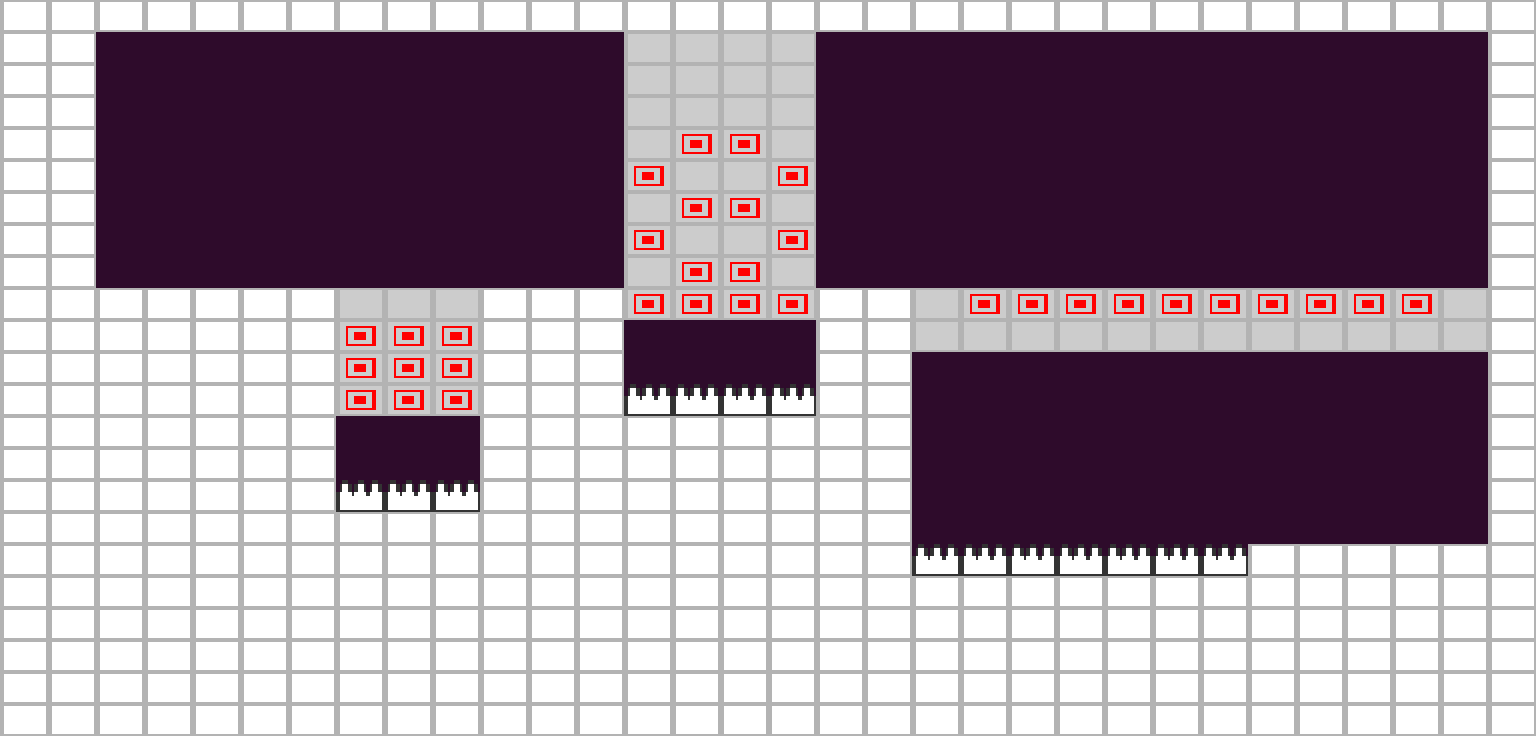

The image is a tile-based game level rendered from a .tmx file. Its description and complete source (layers, tilesets, objects, tile grids) follow:
An orthogonal 32x23 tile map with 48x32 px tiles, 3 tile layers (background, ladders, platforms) and 6 objects (3x EndLevel, CheckPoint, LevelStartCamera, Collectible).

<map version="1.0" orientation="orthogonal" width="32" height="23" tilewidth="48" tileheight="32" backgroundcolor="#2e0b2b">
 <properties>
  <property name="LevelType" value="NoMachine" />
  <property name="Lighting" value="Dusk" />
  <property name="Title" value="Measure Twice" />
 </properties>
 <tileset firstgid="1" name="level_tiles" tilewidth="48" tileheight="32">
  <image source="level_tiles.png" width="192" height="128" />
 </tileset>
 <layer name="background" width="32" height="23">
  <data encoding="csv">
0,0,0,0,0,0,0,0,0,0,0,0,0,0,0,0,0,0,0,0,0,0,0,0,0,0,0,0,0,0,0,0,
0,0,0,0,0,0,0,0,0,0,0,0,0,0,0,0,0,0,0,0,0,0,0,0,0,0,0,0,0,0,0,0,
0,0,0,0,0,0,0,0,0,0,0,0,0,0,0,0,0,0,0,0,0,0,0,0,0,0,0,0,0,0,0,0,
0,0,0,0,0,0,0,0,0,0,0,0,0,0,0,0,0,0,0,0,0,0,0,0,0,0,0,0,0,0,0,0,
0,0,0,0,0,0,0,0,0,0,0,0,0,0,0,0,0,0,0,0,0,0,0,0,0,0,0,0,0,0,0,0,
0,0,0,0,0,0,0,0,0,0,0,0,0,0,0,0,0,0,0,0,0,0,0,0,0,0,0,0,0,0,0,0,
0,0,0,0,0,0,0,0,0,0,0,0,0,0,0,0,0,0,0,0,0,0,0,0,0,0,0,0,0,0,0,0,
0,0,0,0,0,0,0,0,0,0,0,0,0,0,0,0,0,0,0,0,0,0,0,0,0,0,0,0,0,0,0,0,
0,0,0,0,0,0,0,0,0,0,0,0,0,0,0,0,0,0,0,0,0,0,0,0,0,0,0,0,0,0,0,0,
0,0,0,0,0,0,0,0,0,0,0,0,0,0,0,0,0,0,0,0,0,0,0,0,0,0,0,0,0,0,0,0,
0,0,0,0,0,0,0,0,0,0,0,0,0,0,0,0,0,0,0,0,0,0,0,0,0,0,0,0,0,0,0,0,
0,0,0,0,0,0,0,0,0,0,0,0,0,0,0,0,0,0,0,0,0,0,0,0,0,0,0,0,0,0,0,0,
0,0,0,0,0,0,0,0,0,0,0,0,0,0,0,0,0,0,0,0,0,0,0,0,0,0,0,0,0,0,0,0,
0,0,0,0,0,0,0,0,0,0,0,0,0,0,0,0,0,0,0,0,0,0,0,0,0,0,0,0,0,0,0,0,
0,0,0,0,0,0,0,0,0,0,0,0,0,0,0,0,0,0,0,0,0,0,0,0,0,0,0,0,0,0,0,0,
0,0,0,0,0,0,0,0,0,0,0,0,0,0,0,0,0,0,0,0,0,0,0,0,0,0,0,0,0,0,0,0,
0,0,0,0,0,0,0,0,0,0,0,0,0,0,0,0,0,0,0,0,0,0,0,0,0,0,0,0,0,0,0,0,
0,0,0,0,0,0,0,0,0,0,0,0,0,0,0,0,0,0,0,0,0,0,0,0,0,0,0,0,0,0,0,0,
0,0,0,0,0,0,0,0,0,0,0,0,0,0,0,0,0,0,0,0,0,0,0,0,0,0,0,0,0,0,0,0,
0,0,0,0,0,0,0,0,0,0,0,0,0,0,0,0,0,0,0,0,0,0,0,0,0,0,0,0,0,0,0,0,
0,0,0,0,0,0,0,0,0,0,0,0,0,0,0,0,0,0,0,0,0,0,0,0,0,0,0,0,0,0,0,0,
0,0,0,0,0,0,0,0,0,0,0,0,0,0,0,0,0,0,0,0,0,0,0,0,0,0,0,0,0,0,0,0,
0,0,0,0,0,0,0,0,0,0,0,0,0,0,0,0,0,0,0,0,0,0,0,0,0,0,0,0,0,0,0,0
</data>
 </layer>
 <layer name="ladders" width="32" height="23">
  <data encoding="csv">
0,0,0,0,0,0,0,0,0,0,0,0,0,0,0,0,0,0,0,0,0,0,0,0,0,0,0,0,0,0,0,0,
0,0,0,0,0,0,0,0,0,0,0,0,0,0,0,0,0,0,0,0,0,0,0,0,0,0,0,0,0,0,0,0,
0,0,0,0,0,0,0,0,0,0,0,0,0,0,0,0,0,0,0,0,0,0,0,0,0,0,0,0,0,0,0,0,
0,0,0,0,0,0,0,0,0,0,0,0,0,0,0,0,0,0,0,0,0,0,0,0,0,0,0,0,0,0,0,0,
0,0,0,0,0,0,0,0,0,0,0,0,0,0,0,0,0,0,0,0,0,0,0,0,0,0,0,0,0,0,0,0,
0,0,0,0,0,0,0,0,0,0,0,0,0,0,0,0,0,0,0,0,0,0,0,0,0,0,0,0,0,0,0,0,
0,0,0,0,0,0,0,0,0,0,0,0,0,0,0,0,0,0,0,0,0,0,0,0,0,0,0,0,0,0,0,0,
0,0,0,0,0,0,0,0,0,0,0,0,0,0,0,0,0,0,0,0,0,0,0,0,0,0,0,0,0,0,0,0,
0,0,0,0,0,0,0,0,0,0,0,0,0,0,0,0,0,0,0,0,0,0,0,0,0,0,0,0,0,0,0,0,
0,0,0,0,0,0,0,0,0,0,0,0,0,0,0,0,0,0,0,0,0,0,0,0,0,0,0,0,0,0,0,0,
0,0,0,0,0,0,0,0,0,0,0,0,0,0,0,0,0,0,0,0,0,0,0,0,0,0,0,0,0,0,0,0,
0,0,0,0,0,0,0,0,0,0,0,0,0,0,0,0,0,0,0,0,0,0,0,0,0,0,0,0,0,0,0,0,
0,0,0,0,0,0,0,0,0,0,0,0,0,0,0,0,0,0,0,0,0,0,0,0,0,0,0,0,0,0,0,0,
0,0,0,0,0,0,0,0,0,0,0,0,0,0,0,0,0,0,0,0,0,0,0,0,0,0,0,0,0,0,0,0,
0,0,0,0,0,0,0,0,0,0,0,0,0,0,0,0,0,0,0,0,0,0,0,0,0,0,0,0,0,0,0,0,
0,0,0,0,0,0,0,0,0,0,0,0,0,0,0,0,0,0,0,0,0,0,0,0,0,0,0,0,0,0,0,0,
0,0,0,0,0,0,0,0,0,0,0,0,0,0,0,0,0,0,0,0,0,0,0,0,0,0,0,0,0,0,0,0,
0,0,0,0,0,0,0,0,0,0,0,0,0,0,0,0,0,0,0,0,0,0,0,0,0,0,0,0,0,0,0,0,
0,0,0,0,0,0,0,0,0,0,0,0,0,0,0,0,0,0,0,0,0,0,0,0,0,0,0,0,0,0,0,0,
0,0,0,0,0,0,0,0,0,0,0,0,0,0,0,0,0,0,0,0,0,0,0,0,0,0,0,0,0,0,0,0,
0,0,0,0,0,0,0,0,0,0,0,0,0,0,0,0,0,0,0,0,0,0,0,0,0,0,0,0,0,0,0,0,
0,0,0,0,0,0,0,0,0,0,0,0,0,0,0,0,0,0,0,0,0,0,0,0,0,0,0,0,0,0,0,0,
0,0,0,0,0,0,0,0,0,0,0,0,0,0,0,0,0,0,0,0,0,0,0,0,0,0,0,0,0,0,0,0
</data>
 </layer>
 <layer name="platforms" width="32" height="23">
  <data encoding="csv">
1,1,1,1,1,1,1,1,1,1,1,1,1,1,1,1,1,1,1,1,1,1,1,1,1,1,1,1,1,1,1,1,
1,1,0,0,0,0,0,0,0,0,0,0,0,2,2,2,2,0,0,0,0,0,0,0,0,0,0,0,0,0,0,1,
1,1,0,0,0,0,0,0,0,0,0,0,0,2,2,2,2,0,0,0,0,0,0,0,0,0,0,0,0,0,0,1,
1,1,0,0,0,0,0,0,0,0,0,0,0,2,2,2,2,0,0,0,0,0,0,0,0,0,0,0,0,0,0,1,
1,1,0,0,0,0,0,0,0,0,0,0,0,2,3,3,2,0,0,0,0,0,0,0,0,0,0,0,0,0,0,1,
1,1,0,0,0,0,0,0,0,0,0,0,0,3,2,2,3,0,0,0,0,0,0,0,0,0,0,0,0,0,0,1,
1,1,0,0,0,0,0,0,0,0,0,0,0,2,3,3,2,0,0,0,0,0,0,0,0,0,0,0,0,0,0,1,
1,1,0,0,0,0,0,0,0,0,0,0,0,3,2,2,3,0,0,0,0,0,0,0,0,0,0,0,0,0,0,1,
1,1,0,0,0,0,0,0,0,0,0,0,0,2,3,3,2,0,0,0,0,0,0,0,0,0,0,0,0,0,0,1,
1,1,1,1,1,1,1,2,2,2,1,1,1,3,3,3,3,1,1,2,3,3,3,3,3,3,3,3,3,3,2,1,
1,1,1,1,1,1,1,3,3,3,1,1,1,0,0,0,0,1,1,2,2,2,2,2,2,2,2,2,2,2,2,1,
1,1,1,1,1,1,1,3,3,3,1,1,1,0,0,0,0,1,1,0,0,0,0,0,0,0,0,0,0,0,0,1,
1,1,1,1,1,1,1,3,3,3,1,1,1,4,4,4,4,1,1,0,0,0,0,0,0,0,0,0,0,0,0,1,
1,1,1,1,1,1,1,0,0,0,1,1,1,1,1,1,1,1,1,0,0,0,0,0,0,0,0,0,0,0,0,1,
1,1,1,1,1,1,1,0,0,0,1,1,1,1,1,1,1,1,1,0,0,0,0,0,0,0,0,0,0,0,0,1,
1,1,1,1,1,1,1,4,4,4,1,1,1,1,1,1,1,1,1,0,0,0,0,0,0,0,0,0,0,0,0,1,
1,1,1,1,1,1,1,1,1,1,1,1,1,1,1,1,1,1,1,0,0,0,0,0,0,0,0,0,0,0,0,1,
1,1,1,1,1,1,1,1,1,1,1,1,1,1,1,1,1,1,1,4,4,4,4,4,4,4,1,1,1,1,1,1,
1,1,1,1,1,1,1,1,1,1,1,1,1,1,1,1,1,1,1,1,1,1,1,1,1,1,1,1,1,1,1,1,
1,1,1,1,1,1,1,1,1,1,1,1,1,1,1,1,1,1,1,1,1,1,1,1,1,1,1,1,1,1,1,1,
1,1,1,1,1,1,1,1,1,1,1,1,1,1,1,1,1,1,1,1,1,1,1,1,1,1,1,1,1,1,1,1,
1,1,1,1,1,1,1,1,1,1,1,1,1,1,1,1,1,1,1,1,1,1,1,1,1,1,1,1,1,1,1,1,
1,1,1,1,1,1,1,1,1,1,1,1,1,1,1,1,1,1,1,1,1,1,1,1,1,1,1,1,1,1,1,1
</data>
 </layer>
 <objectgroup name="objects" width="32" height="23">
  <object name="CheckPoint1" type="CheckPoint" x="144" y="256" width="48" height="32" />
  <object name="EndLevel" type="EndLevel" x="1344" y="512" width="48" height="32">
   <properties>
    <property name="Clone" value="0" />
    <property name="State" value="500" />
    <property name="Time" value="10" />
   </properties>
  </object>
  <object name="LevelStartCamera" type="LevelStartCamera" x="1296" y="384" width="48" height="32" />
  <object name="Collectible" type="Collectible" x="960" y="128" width="48" height="32">
   <properties>
    <property name="CollectType" value="OneEnergy" />
   </properties>
  </object>
  <object name="EndLevel" type="EndLevel" x="1392" y="512" width="48" height="32">
   <properties>
    <property name="Clone" value="1" />
    <property name="State" value="500" />
    <property name="Time" value="15" />
   </properties>
  </object>
  <object name="EndLevel" type="EndLevel" x="1440" y="512" width="48" height="32">
   <properties>
    <property name="Clone" value="2" />
    <property name="State" value="500" />
    <property name="Time" value="35" />
   </properties>
  </object>
 </objectgroup>
</map>